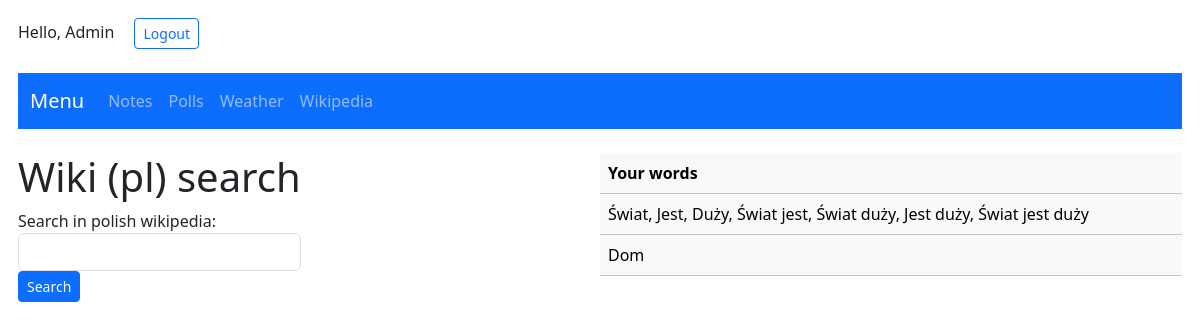
Page /wiki/ (signed in) on the earlier database version.
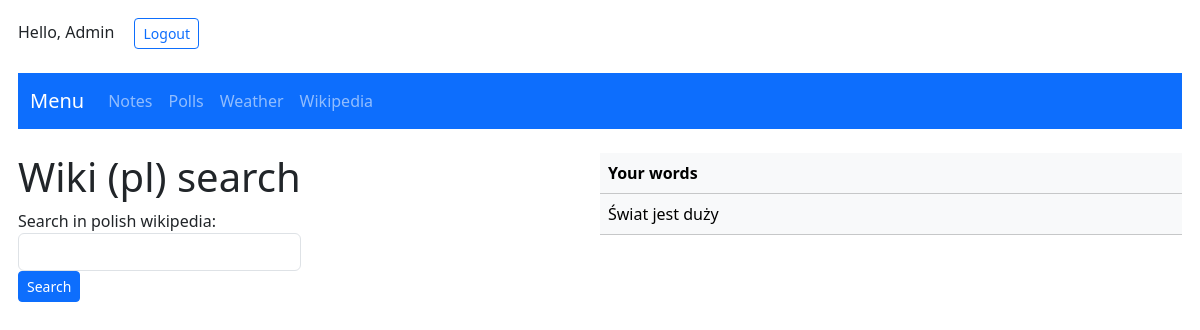
Same page on the later database version.
### wiki/models.py (models this page shows, shortened)
class UserTerm(models.Model):
    userId = models.IntegerField()
    term = models.CharField(max_length=500, default='xd')

### wiki/views.py (the view)
# urls.py: path('wiki/', wiki_view)
def wiki_view(request):
    userId = request.user.id
    if request.method == 'POST':
        form = SearchForm(request.POST)
        if form.is_valid():
            query = form.cleaned_data['query']
            words = query.split()  # split the query into a list of search terms
            if request.user.is_authenticated:
                save_words(words, userId)
            terms = []
            for i in range(1, len(words) + 1):
                for comb in combinations(words, i):
                    terms.append(" ".join(comb).capitalize())
            url = f"https://pl.wikipedia.org/w/api.php?action=query&format=json&utf8=1&formatversion=2&prop=extracts&exintro=1&explaintext=1&titles={'|'.join(terms)}"
            response = requests.get(url)
            data = response.json()
            results = []
            if 'pages' in data['query']:
                found_terms = set()
                for page in data['query']['pages']:
                    if 'extract' in page:
                         extract = page['extract']
                         title = page['title']
                         found_terms.add(title)
                         results.append({'term': title, 'extract': extract})
                    else:
                         continue
                not_found_terms = set(terms) - found_terms
                for term in not_found_terms:
                    results.append({'term': term, 'extract': 'Nie znaleziono wyniku'})
            else:
                results.append({'term': 'Nie znaleziono wyniku', 'extract': 'Nie znaleziono wyniku'})
        else:
            results = []
    else:
        form = SearchForm()
        results = []
    if request.user.is_authenticated:
        userterms = UserTerm.objects.filter(userId=userId)
    else: userterms = ' '
    return render(request, 'wiki/wiki.html', {'form': form, 'results': results, 'terms':userterms})

### wiki/forms.py
class SearchForm(forms.Form):
    query = forms.CharField(label='Search in polish wikipedia')
    def __init__(self, *args, **kwargs):
        super(SearchForm, self).__init__(*args, **kwargs)
        for visible in self.visible_fields():
            visible.field.widget.attrs['class'] = 'form-control'

### wiki/templates/wiki/wiki.html (shortened to what this page needs)
{% extends 'index.html' %}
{% block content %}
<div style="float: left;">
{% include 'wiki/form.html' %}
</div>
<div style="float: right; width:50%;">
{% include 'wiki/table.html' %}
</div>
{% endblock %}

### wiki/templates/wiki/table.html (shortened to what this page needs)
  {% load bootstrap_icons %}
  <table class="table table-light table-hover">
    <thead>
    <tr>
      <th scope="col">Your words </th>
    </tr>
  </thead>
    <tbody>
      {% if terms == ' ' %}
      <tr><td>You are not logged in</td></tr>
      {% else %}
      {% for term in terms %}
        <tr onclick="copyToSearchBar('{{ term.term }}')" style="cursor: pointer;">
          <td>{{ term.term }}</td>
        </tr>
      {% endfor %}
      {% endif %}
    </tbody>
  </table>

Differences in the rows shown:
removed UserTerm: term "Świat, Jest, Duży, Świat jest, Świat duży, Jest duży, Świat jest duży"
removed UserTerm: term "Dom"
added UserTerm: term "Świat jest duży"
